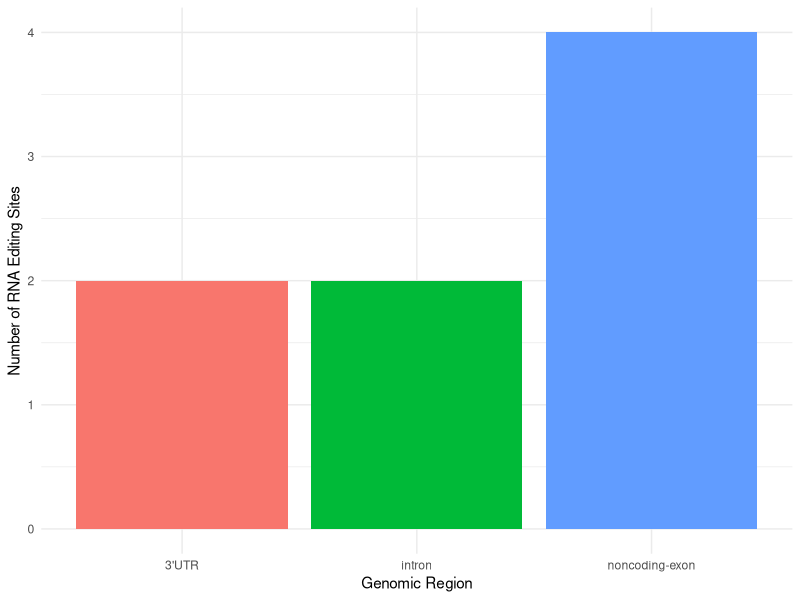

Here is the R script that generated this plot:
library(ggplot2)

result <- read.table("chr1.editingSites.dist.txt", header = FALSE, col.names = c("Region", "Edits"))

png("chr1.editingSites.dist.png", width = 6, height = 4, units = "in", res = 300)
ggplot(result, aes(x = Region, y = Edits, fill = Region)) +
  geom_bar(stat = "identity") +
  labs(x = "Genomic Region", y = "Number of RNA Editing Sites") +
  theme_minimal() + 
  theme(legend.position="none")
dev.off()
